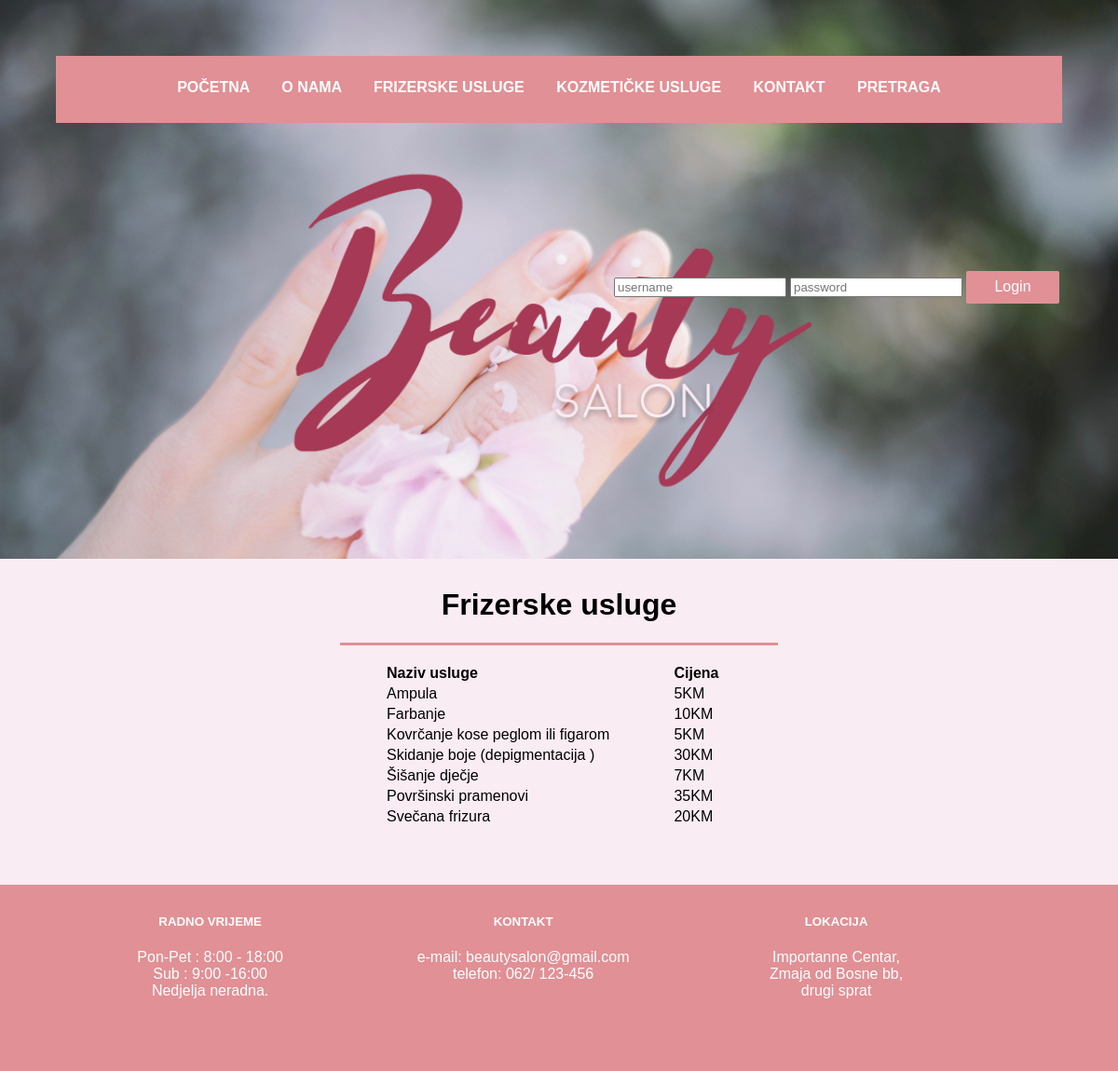
Before: /ffusluge.php with the older database file.
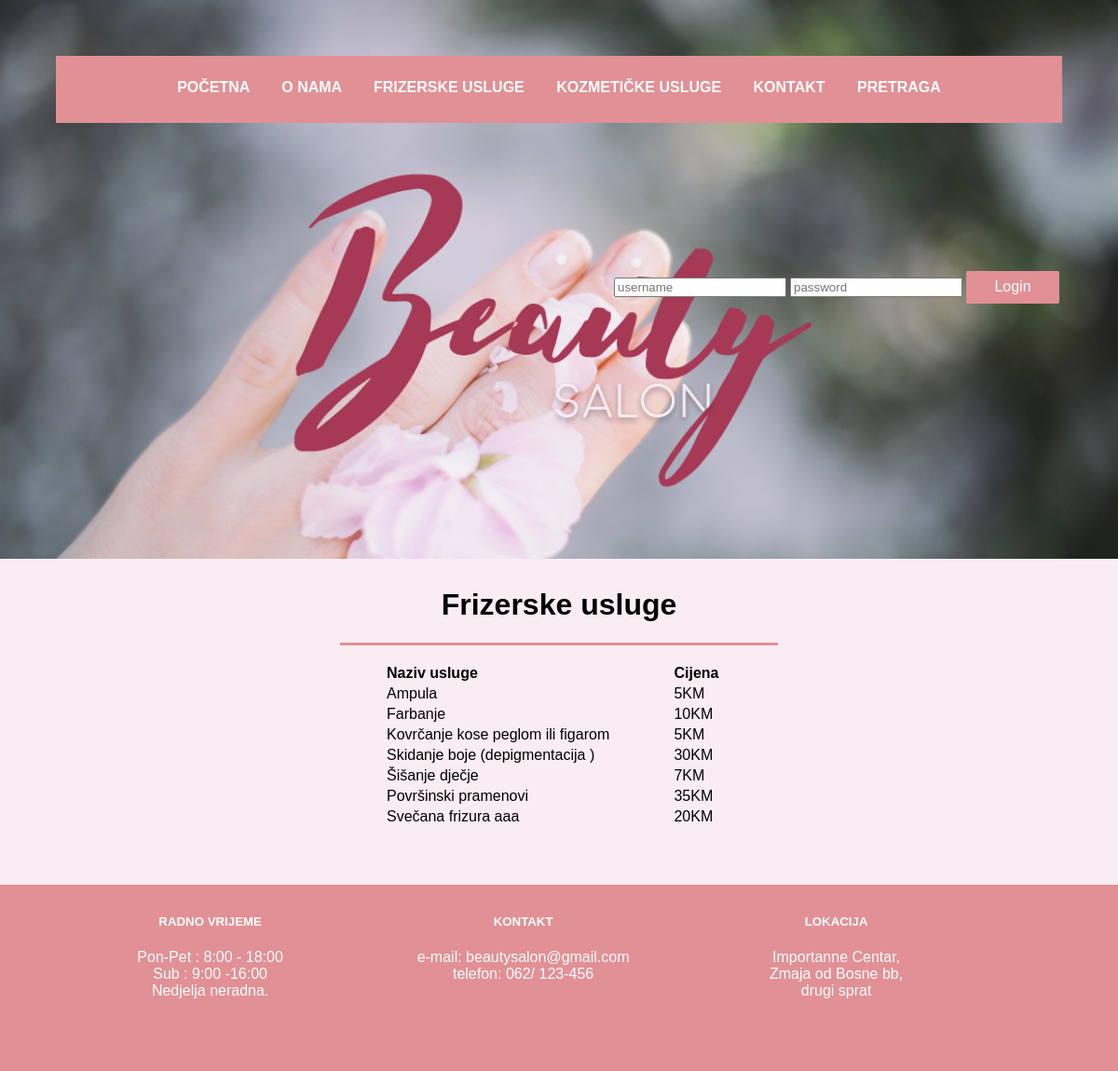
After: the same page with the newer database file.
### tables this page shows
CREATE TABLE `fusluge` (
  `id` int(11) NOT NULL,
  `nazivusluge` varchar(200) NOT NULL,
  `cijena` int(11) NOT NULL
);

### ffusluge.php (the view, shortened to what this page needs)
<!DOCTYPE html>
<html>
<head>
	<link rel="stylesheet" type="text/css" href="style.css">
</head>
<body>
<div class="red" id="nav">
<div id="nwrapper" class="navig">
<ul id="TopNav" class="topnav">
	<li> <a id="trenutni" href="index.php"> POČETNA </a></li>
	<li> <a href="onama.php"> O NAMA </a></li>
	<li> <a href="#ffusluge.php"> FRIZERSKE USLUGE </a></li>
	<li> <a href="kusluge1.php"> KOZMETIČKE USLUGE </a></li>
	<li> <a href="kontakt.php" > KONTAKT </a></li>
   	<li> <a href="pretraga.php" > PRETRAGA </a></li>
</ul>
</div>
<div id="logo" >
	<img src="Slike/logo.png" alt="">
</div>
  <div id="login">
<table>
<form action="" method="post">
        <TR><TD><input type="text" id="username" name="username" placeholder="username"></TD>
        <TD><input id="password" name="password" placeholder="password" type="password" ></TD>
        <TD><input name="submit" type="submit" value=" Login " class="dugme" ></TD>
        </TR>
  </form>
        </table>
</div>
</div>
<div class="red" id="main">
<div class="kolona cetri">
		<div class="underline"> <h1>Frizerske usluge</h1></div>
        <br>
		<?php
        $veza = new PDO("mysql:dbname=beautysalon;host=mysql-55-centos7", "zerina", "wtspirala4");
        $veza->exec("set names utf8");
        $upit= $veza->query("SELECT id, nazivusluge, cijena FROM `fusluge` order by id asc");
        print "<table style='text-align:left; margin-left:30%; margin-right:30%; width:40%;'>";
        print "<tr><th>Naziv usluge</th><th>Cijena</th></tr>";
        foreach($upit as $fusluga){
        print "<tr><td>".$fusluga['nazivusluge']." </td><td>".$fusluga['cijena']."KM</td></tr>";
        }
         print "</table>";
        ?>
</div>
    </div>
<div class="red" id="footer">
	<div class="kolona jedan">
	<h5>RADNO VRIJEME</h5>
	<p>	Pon-Pet : 8:00 - 18:00 <br>
	Sub : 9:00 -16:00 <br>
	Nedjelja neradna. </p>
	</div>
	<div class="kolona dva">
	<h5>KONTAKT</h5>
	<p>e-mail: beautysalon@gmail.com <br>
	telefon: 062/ 123-456<p>
	</div>
	<div class="kolona jedan">
		<h5>LOKACIJA</h5>
		<p>Importanne Centar,<br>
		 Zmaja od Bosne bb, <br>
		drugi sprat</p>
	</div>
</div>
</body>
</html>

Changed rows visible on the page:
changed fusluge: nazivusluge "Svečana frizura" → "Svečana frizura aaa"
